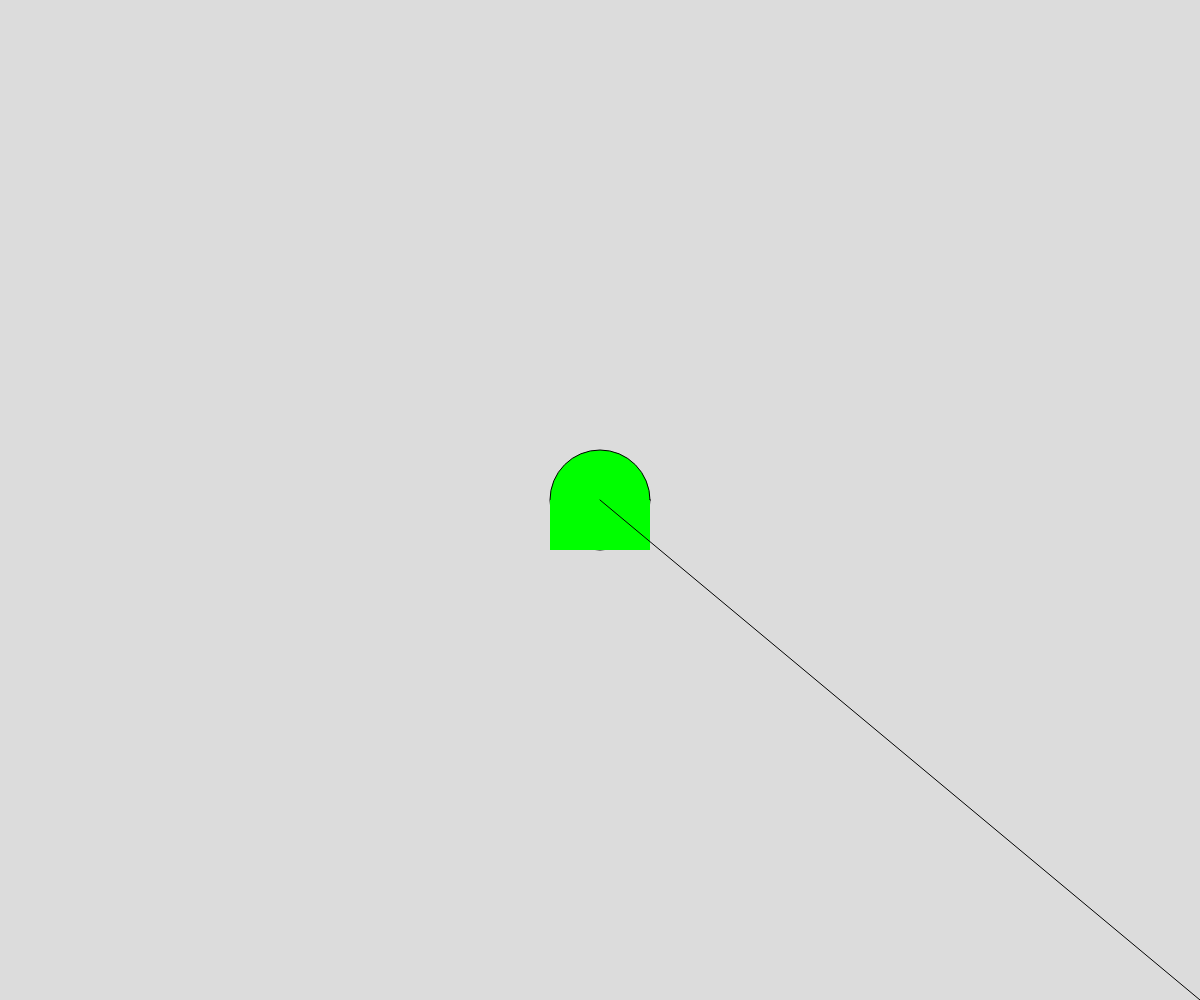
Frame 1 (no input)
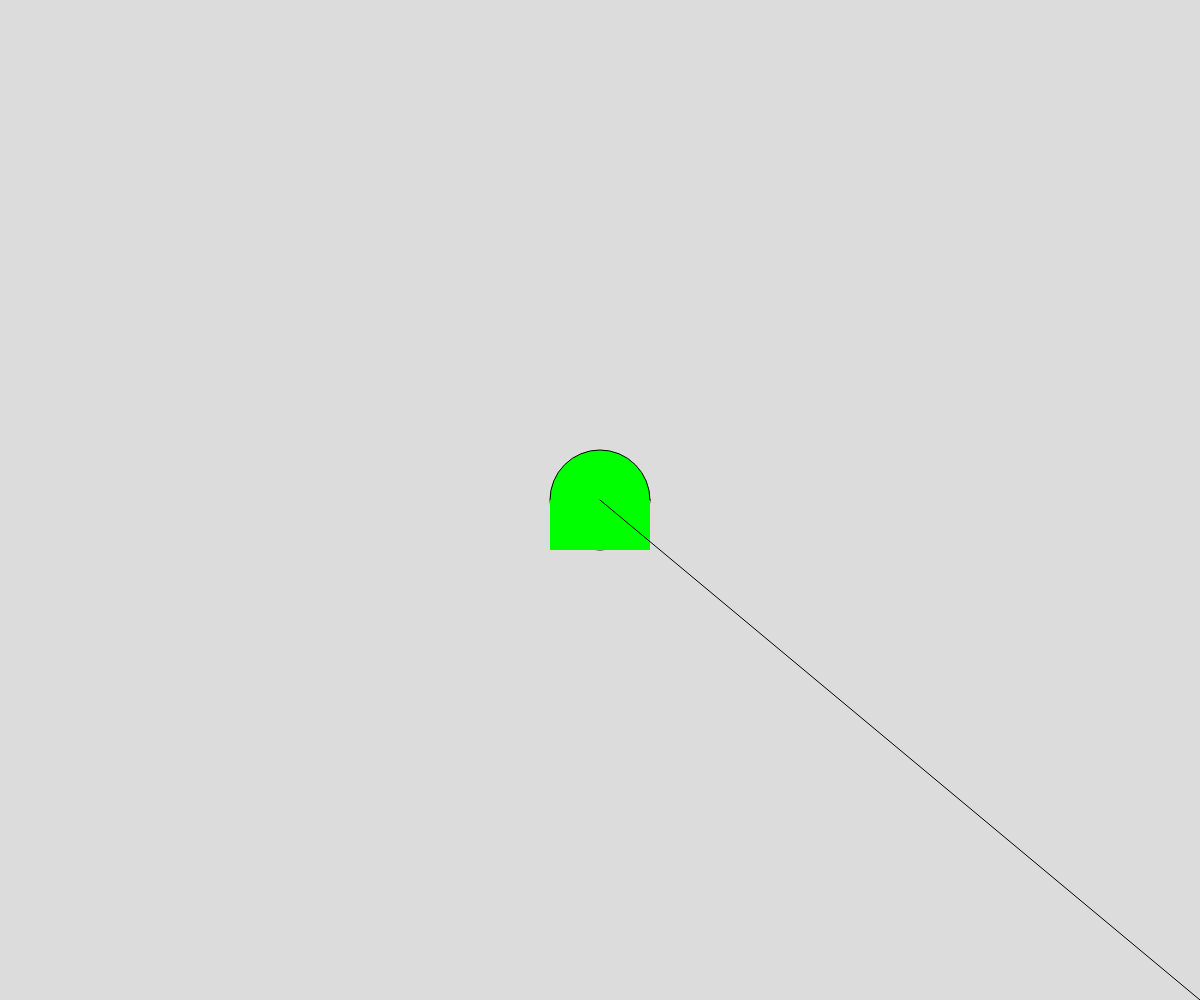
Frame 60 (no input)
Frame 120 (the mouse pressed at the canvas centre since frame 60): identical to frame 60, image omitted

The p5.js sketch that drew these frames (run headless with seeded random() and noise() and a simulated clock; from frame 60 on, the mouse is pressed at the canvas centre):

// p5.js sketch
// ── sketch.js
// Drawing Challenge
// Mitsaal Idris
// Sept. 13, 2024
//

//let rX = 50; let rY = 50;
let head = 100

function setup() {
  createCanvas(windowWidth, windowHeight);
}

//function draw() {
  //background(220);
  // moving rectangle part
  //if (keyIsPressed){
    //if (key === "a") {
      //rY += 10; //rY = rY + 10
      //if (rY > height) rY = 0;
    //}
  //}


//fill(200, 0, 140);
//rect(rX, rY, 70, 20, 50, 0, 0, 0);
//}

//function keyPressed(){
  //dont call function its automatic
  //if(keyCode===DOWN_ARROW){ //DOWN ARROW
    //rY += 100;

  //}
//}

function draw(){
  background(220);
  fill(0,255,0);
  noStroke( circle(windowWidth/2, windowHeight/2, head));
  rect(windowWidth/2 - head/2, windowHeight/2, head, head*.5);
  stroke(1,1,1);
  fill(0,0,0);
  line(windowWidth/2 , windowHeight/2, windowWidth , windowHeight);


}
